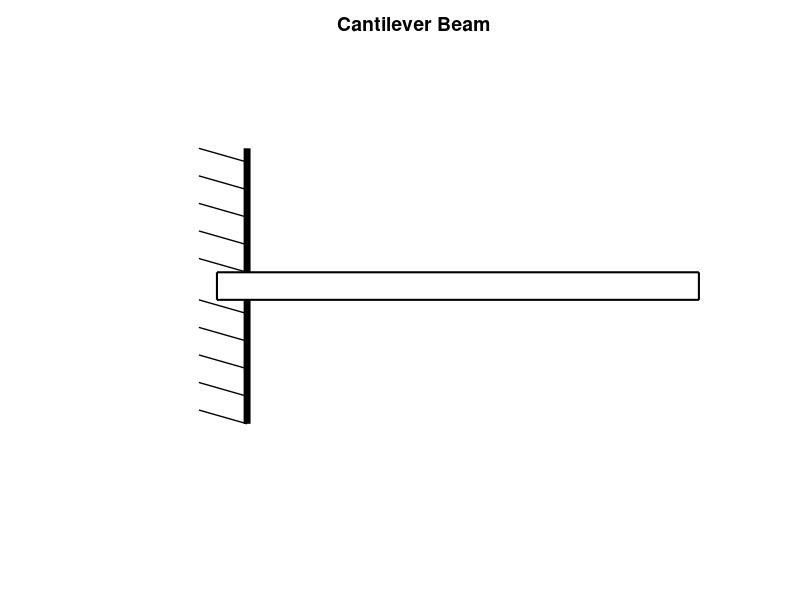

Reproduce this figure in MATLAB. (Note: this script raises an error after producing the figure.)
%Generates *.xml scripts for Moodle Embedded answers [cloze] 
%question name - Cantilver level 3
%Created by Stecia-Marie Fletcher for the project ,'Intoducing e-learning
%environments to the Biomedical Engineering Programme', supervised by Dr. Pilar 
%Garcia Souto
%UCL Department: Medical Physics and Bioengineering
%Date: 18/09/14
%version 1.0
%version 2.0: Pilar modified the equation for UDL4 as it was incorrect; (2)
%and also the way SF connects between C and D.

comb1=fopen('cantilever5.xml','w');

fprintf(comb1,'%s','<?xml version="1.0" encoding="UTF-8"?>');
fprintf(comb1,'\n%s','<quiz>');

for i=1:1:100
    
% Start Image

l=randi([15,20]);
Le=l*10;

%Plotting the beam

x1=0;
x2=Le+Le/15;

%Ploting a vertical line

a=plot([Le/15,Le/15],[-1,-0.1],'Color','black','linewidth',5);

hold on

plot([Le/15,Le/15],[1,0.1],'Color','black','linewidth',5);

%Plotting a beam

rectangle('Position',[x1,-0.1,x2,0.2],'LineWidth',1.5);

%Axis restrictions and title

axis([-Le/4 x2+10 -1.8 1.75]);

title('Cantilever Beam','FontSize',14, 'FontWeight','bold');

axis off

%Plotting the sloped lines indicating the rigidity of the vertical wall (in
%keeping with cantilever beams in notes)

for c=0.2:0.2:1
    plot([-Le/25,Le/15],[c,c-0.1],'Color','black','linewidth',1);
end

for d=-0.9:0.2:-0.1
    plot([-Le/25,Le/15],[d,d-0.1],'Color','black','linewidth',1);
end

%Plotting and labelling the reaction forces

arrow([Le/30,-1.3],[Le/30,-0.15],'LineWidth',2) %Reaction force at boundary

text(-2,-1.25,'R','Fontsize',14,'FontWeight','bold') %Label reaction force at boundary

rectangle('Position',[-Le/5,-0.15,Le/8,0.3],'Curvature',[1,1],'LineWidth',1.5); %Moment circle

arrow([-Le/9,-0.15],[-Le/9 + 1,-0.15],'LineWidth',2) %Moment arrow

text(-Le/6,0.3,'M','Fontsize',14,'FontWeight','bold') %Moment label

%Indicating the length of the beam on the plot

a1=Le/15; %Starting point of measured beam
a2=Le+Le/15; %End point of measured beam
%Measured beam does not include beam length to the left of the barrier

a3=a1+(a1+a2)/2; %Midpoint of measured beam

plot([a2,a2],[-0.1,-1.5],'Linestyle','--','linewidth',2,'Color','black');

arrow([a3,-1.5],[a1,-1.5],'LineWidth',2); %Draws l.h.s. of arrow
arrow([a3,-1.5],[a2,-1.5],'LineWidth',2); %Draws r.h.s. of arrow

L_in_m=Le/100; %length in meters

Length_label=strcat(num2str(L_in_m),'m');

a4=a1+(a1+a2)/3;

text(a4,-1.6,Length_label,'fontsize',14,'fontweight','bold');

%Indicating level

rectangle('Position',[Le-5*Le/20+5,1.5,Le/20,0.1],'Curvature',[1,1],'LineWidth',1.5,'FaceColor','y');
rectangle('Position',[Le-4*Le/20+5,1.5,Le/20,0.1],'Curvature',[1,1],'LineWidth',1.5,'FaceColor','y');
rectangle('Position',[Le-3*Le/20+5,1.5,Le/20,0.1],'Curvature',[1,1],'LineWidth',1.5,'FaceColor','y');
rectangle('Position',[Le-2*Le/20+5,1.5,Le/20,0.1],'Curvature',[1,1],'LineWidth',1.5,'FaceColor','y');
rectangle('Position',[Le-Le/20+5,1.5,Le/20,0.1],'Curvature',[1,1],'LineWidth',1.5,'FaceColor','y');

text(a3-5,1.55,'Level 5','fontsize',14,'fontweight','bold'); %Level 5 label

%Showing x direction

arrow([0,-1.75],[Le/5,-1.75],'linewidth',2);

text(Le/5+Le/40,-1.75,'x','Fontsize',14,'fontweight','bold');

%Indicating x=0 position

arrow([Le/15,1.3],[Le/15,1.05],'LineWidth',2) 

text(Le/15-Le/30,1.35,'x=0','Fontsize',12,'fontweight','bold');

%Plotting 1st distributed load

e1=randi([2,round(l/4)]);
E1=e1*10; 
yr=0.12;
hr=0.2;

Position_E1=a1+E1; %Position of ist end of distributed load

length_load=randi([4,round(l/4)]);
Length_Load=length_load*10;

Position_E2=Position_E1+Length_Load; %Position of second end of distributed load

rectangle('Position',[Position_E1,yr,Length_Load,hr],'LineWidth',2,'EdgeColor','r','FaceColor','g');

%Labelling distributed load

w=randi([15,50]);
W=w*10;
Weight_label=strcat(num2str(W),'N');

text(Position_E1+(Length_Load/3),0.2,Weight_label,'fontsize',12,'fontweight','bold');

%Plotting 2nd distributed load

e3=randi([e1+length_load+1,l-5]);
E3=e3*10;
yr2=0.12;
hr2=0.2;

Position_E3=a1+E3; %Position of 1st end of 2nd distributed load

% length_load_2=randi([4,round(l/4)]);
Length_Load_2=Le-E3;

Position_E4=Position_E3+Length_Load_2; %Position of 2nd end of 2nd distributed load

rectangle('Position',[Position_E3,yr2,Length_Load_2,hr2],'LineWidth',2,'EdgeColor','r','FaceColor','g');

%Labelling 2nd distributed load

w2=randi([15,50]);
W2=w2*10;
Weight_label_2=strcat(num2str(W2),'N');

text(Position_E3+(Length_Load_2)/3,0.2,Weight_label_2,'fontsize',12,'fontweight','bold');

%Indication of positions of the ends of the 1st distributed load w.r.t x=0

%For E1

b1=a1; %Starting point of measured position
b2=Position_E1; %End point of measured position

b3=(b1+b2)/2; %Midpoint

arrow([b3,-0.2],[b1,-0.2],'LineWidth',2); %Draws l.h.s. of arrow
arrow([b3,-0.2],[b2,-0.2],'LineWidth',2); %Draws r.h.s. of arrow

E1_in_m=E1/100; %Measured position of first end in m

E1_label=strcat(num2str(E1_in_m),'m');

b4=b1+(b1+b2)/4;

text(b4,-0.3,E1_label,'fontsize',14,'fontweight','bold');

%For E2

plot([Position_E2,Position_E2],[0.1,-0.5],'Linestyle','--','linewidth',2,'Color','black');

b1_2=a1; %Starting point of measured position
b2_2=Position_E2; %End point of measured position

b3_2=b1_2+(b1_2+b2_2)/2; %Midpoint 

arrow([b3_2,-0.5],[b1_2,-0.5],'LineWidth',2); %Draws l.h.s. of arrow
arrow([b3_2,-0.5],[b2_2,-0.5],'LineWidth',2); %Draws r.h.s. of arrow

E2_in_m=(E1+Length_Load)/100; %Measured position of second load in m 

E2_label=strcat(num2str(E2_in_m),'m');

b4_2=b1_2+(b1_2+b2_2)/3;

text(b4_2,-0.6,E2_label,'fontsize',14,'fontweight','bold');

%Indication of positions of ends of the 2nd distibuted load w.r.t. x=0

%For E3

plot([Position_E3,Position_E3],[0.1,-0.8],'Linestyle','--','linewidth',2,'Color','black');

d1=a1; %Starting point of measured position
d2=Position_E3; %End point of measured position

d3=(d1+d2)/3; %Midpoint

arrow([d3,-0.8],[d1,-0.8],'LineWidth',2); %Draws l.h.s. of arrow
arrow([d3,-0.8],[d2,-0.8],'LineWidth',2); %Draws r.h.s. of arrow

E3_in_m=E3/100; %Measured position of first end in m

E3_label=strcat(num2str(E3_in_m),'m');

d4=d1+(d1+d2)/4;

text(d4,-0.9,E3_label,'fontsize',14,'fontweight','bold');

%For E4

plot([Le/15,Le/15],[-1,-1.5],'Linestyle','--','linewidth',2,'Color','black');
plot([Position_E4,Position_E4],[0.1,-1.1],'Linestyle','--','linewidth',2,'Color','black');

d1_2=a1; %Starting point of measured position
d2_2=Position_E4; %End point of measured position

d3_2=(d1_2+d2_2)/2; %Midpoint 

E4_in_m=(E3+Length_Load_2)/100; %Measured position of second load in m 

% E4_label=strcat(num2str(E4_in_m),'m');
% 
% d4_2=d1_2+(d1_2+d2_2)/3;
% 
% text(d4_2,-1.2,E4_label,'fontsize',14,'fontweight','bold');

%Plotting point loads

%1st point load

arrow([Position_E1,0.8],[Position_E1,0.3],'LineWidth',2); %plots a point load at the start of the ist distributed load

%2nd point load

Position2=Position_E3+(Length_Load_2)/3; %2nd point load at midpoint of 2nd udl

arrow([Position2,0.8],[Position2,0.3],'LineWidth',2);

plot([Position2,Position2],[0.1,-1.1],'Linestyle','--','linewidth',2,'Color','black');

arrow([d3_2,-1.1],[d1_2,-1.1],'LineWidth',2); %Draws l.h.s. of arrow
arrow([b3_2,-1.1],[Position2,-1.1],'LineWidth',2); %Draws r.h.s. of arrow

P2_in_m=(Position2-a1)/100; %Measured position of second load in m 

P2_label=strcat(num2str(P2_in_m),'m');

d4_2=d1_2+(d1_2+d2_2)/3;

text(d4_2,-1.2,P2_label,'fontsize',14,'fontweight','bold');

%point load weights

w3=randi([10,20]);

w4=randi([10,20]);

W3=w3*10;

W4=w4*10;

W3_label=strcat(num2str(W3),'N');
W4_label=strcat(num2str(W4),'N');

text(Position_E1-Le/30,0.9,W3_label,'fontsize',14,'fontweight','bold');
text(Position2-Le/30,0.9,W4_label,'fontsize',14,'fontweight','bold');


%Plotting positions A, B, C, D, E and F

text(a1+1,0.2,'A','fontsize',14,'fontweight','bold');
text(b2-10,0.4,'B','fontsize',14,'fontweight','bold');
text(b2_2-5,0.4,'C','fontsize',14,'fontweight','bold');
text(d2,0.4,'D','fontsize',14,'fontweight','bold');
text(Position2+5,0.5,'E','fontsize',14,'fontweight','bold');
text(a2,0.4,'F','fontsize',14,'fontweight','bold');



imgname=strcat('level5_',num2str(i),'.jpg');

saveas(a,imgname);

hold off

%Calculations

%Weight of beam

Wpl=15;

W_beam=Le*15;

%New Noatation

Pb=E1_in_m; 
Pc=E2_in_m;
Pd=E3_in_m;
Pe=P2_in_m;
L=L_in_m;

U1=W3; %1st point load
U2=W; %1st dist. load
U3=W4; %2nd point load
U4=W2; %2nd dist. load
U5=W_beam; %beam

%UDLs

UDL5=U5/L;
UDL2=U2/(Pc-Pb);
UDL4=U4/(L-Pd); %Pilar changed "l" for "L". 

%Reactions
R=U1+U2+U3+U4+U5;

M=U1*Pb+U2*((Pc+Pb)/2)+U3*Pe+U4*((L+Pd)/2)+U5*(L/2);

%Shear Force (given just to the right of each point)

SFA=R;
SFB=R-U1-UDL5*Pb;
SFC=R-U1-U2-UDL5*Pc;
SFD=R-U1-U2-UDL5*Pd;
SFE=R-U1-U2-U3-UDL4*(Pe-Pd)-UDL5*Pe;
SFF=0;

%Plotting the SFD

SF=plot([0,Pb],[SFA,SFA-(SFA-SFB)/5],'Color','red','linewidth',3);

hold on

plot([Pb,Pb],[SFA-(SFA-SFB)/5,SFB],'Color','red','linewidth',3);
plot([Pb,Pc],[SFB,SFC],'Color','red','linewidth',3);
plot([Pc,Pd],[SFC,SFC-(SFC-SFD)/5],'Color','red','linewidth',3);
plot([Pd,Pe],[SFC-(SFC-SFD)/5,SFD],'Color','red','linewidth',3);
plot([Pe,Pe],[SFD,SFE],'Color','red','linewidth',3);
plot([Pe,L],[SFE,SFF],'Color','red','linewidth',3);

SFAB=SFA-(SFA-SFB)/10;
SFCD=SFC-(SFC-SFD)/10;

%Axes and titles

axis([0 L+0.1 0 R+R/5]);

title('Shear Force Diagram','FontSize',14, 'FontWeight','bold');

ylabel('Shear Force (N)','Fontsize',12,'FontWeight','bold');

xlabel('Displacement (m)','Fontsize',12,'FontWeight','bold');

hold off

shearforce=strcat('shearforce_level5_',num2str(i),'.jpg');

saveas(SF,shearforce);

%Bending moment

BMA=-M;
BMB=-M+R*Pb-UDL5*(Pb/2)*Pb;
BMC=-U3*(Pe-Pc)-U4*((L+Pd)/2-Pc)-UDL5*(L-Pc)*((L+Pc)/2-Pc);
BMD=-U3*(Pe-Pd)-U4*((L-Pd)/2)-UDL5*(((L-Pd)^2)/2);
BME=-UDL4*(((L-Pe)^2)/2)-UDL5*(((L-Pe)^2)/2);
BMF=0;

% %Plotting the bending moment diagram
% 
% %1st segment
% 
% mab=(SFAB-SFA)/Pb;
% 
% %When y=SFA, x=0
% 
% cab=SFA;
% 
% xab=(0:0.01:Pb);
% 
% %When x=Pb, y=BMB;
% 
% aab=BMA;
% 
% yab=(mab.*((xab.^2)/2))+(cab.*xab)+aab;
% 
% BM=plot(xab,yab,'linewidth',3,'Color','red');
% 
% hold on
% 
% %2nd segment
% 
% mbc=(SFB-SFAB)/(Pc-Pb);
% 
% %When y=SFB, x=Pb
% 
% cbc=SFB-(mbc*Pb);
% 
% xbc=(Pb:0.01:Pc);
% 
% %When x=PC, y=BMC;
% 
% abc=BMC-(mbc*Pc^2/2+cbc*Pc);
% 
% ybc=mbc.*(xbc.^2)/2+cbc.*xbc+abc;
% 
% plot(xbc,ybc,'linewidth',3,'Color','red');
% 
% %3rd segment
% 
% mcd=(SFCD-SFC)/(Pd-Pc);
% 
% %When y=SFC, x=Pc
% 
% ccd=SFC-(mcd*Pc);
% 
% xcd=(Pc:0.01:Pd);
% 
% %When x=Pc, y=BMC;
% 
% acd=BMC-(mcd*Pc^2/2+ccd*Pc);
% 
% ycd=mcd.*(xcd.^2)/2+ccd.*xcd+acd;
% 
% plot(xcd,ycd,'linewidth',3,'Color','red');
% 
% %4th segment
% 
% mde=(SFE-SFD)/(Pd-Pc);
% 
% %When y=SFE, x=Pe
% 
% cde=SFE-(mde*Pe);
% 
% xde=(Pd:0.01:Pe);
% 
% %When x=Pe, y=BME;
% 
% ade=BME-(mde*Pe^2/2+cde*Pe);
% 
% yde=mde.*(xde.^2)/2+cde.*xde+ade;
% 
% plot(xde,yde,'linewidth',3,'Color','red');
% 
% %5th segment
% 
% mef=(SFE-SFD)/(L-Pe);
% 
% %When y=SFF, x=L
% 
% cef=SFF-(mef*L);
% 
% xef=(Pe:0.01:L);
% 
% %When x=L, y=0;
% 
% aef=0-(mef*L^2/2+cef*L);
% 
% yef=mef.*(xef.^2)/2+cef.*xef+aef;
% 
% plot(xef,yef,'linewidth',3,'Color','red');
% 
% %Axes and titles
% 
% axis([0 L_in_m+0.1 -M 0]);
% 
% title('Bending Moment Diagram','FontSize',14, 'FontWeight','bold');
% 
% ylabel('Bending Moment (N.m)','Fontsize',12,'FontWeight','bold');
% 
% xlabel('Displacement (m)','Fontsize',12,'FontWeight','bold');
% 
% hold off
% 
% bendingmoment=strcat('bendingmoment_level1','.jpg');
% 
% saveas(BM,bendingmoment);

%Maximum BM

MaxBM=-M;
positionMax=0;

%End image

fprintf(comb1,'\n<!--question %d-->',i);
fprintf(comb1,'\n%s','<question type="cloze">');

fprintf(comb1,'\n%s','<name>');
fprintf(comb1,'\n<text>Cantilever %d Level 5</text>',i);
fprintf(comb1,'\n%s','</name>');

fprintf(comb1,'\n%s','<questiontext format="html">');
fprintf(comb1,'\n%s','<text>');
fprintf(comb1,'\n%s','<![CDATA[<p><img style="width: 625px; heght: 500px; margin-right: auto; margin-left: auto; display: block;"');
fprintf(comb1,'src="http://www.ucl.ac.uk/~rmapdpg/MoodleQuiz/Cantilever/Level_5_v2/level5_%d.jpg"',i);
fprintf(comb1,'%s','alt="Beamplot" width="30 height="30"/></p>');

fprintf(comb1,'\n%s','<p style="text-align: left;">Consider a Cantilever beam as shown in the image above.</p>');
fprintf(comb1,'\n%s','<p style="text-align: left;">The wall generates a reaction force, R, at positon A (x=0) and an anticlockwise moment, M.</p>');
fprintf(comb1,'\n%s','<p style="text-align: left;">The beam itself has a weight of 1.5kN per m.</p>');
fprintf(comb1,'\n%s','<pstyle="text-align: left;" >Using the convention that upward forces and anti-clockwise moments are positive, and the information given:');
fprintf(comb1,'\n%s','<p>a) Calculate the magnitude of the reaction force R and the moment M to the nearest whole number.');

%R and m

fprintf(comb1,'\n%s','<p style="text-align: center;" >');
fprintf(comb1,'R = {1:NUMERICAL:=%3.0f:1#Good job!~*#Sorry. Try again.} N</p>',R);
fprintf(comb1,'\n%s','<p style="text-align: center;" >');
fprintf(comb1,'M = {1:NUMERICAL:=%3.0f:1#Good job!~*#Sorry. Try again.} N.m</p>',M);

fprintf(comb1,'\n%s','<p style="text-align: left;">b) Calculate and draw the Shear Force Diagram (SFD) on paper and identify the following values:</p>');

%Calculating shear force


fprintf(comb1,'\n%s','<p style="text-align: left;">Shear Force just to the right of A.</p>');
fprintf(comb1,'\n%s','<p style="text-align: center;">');
fprintf(comb1,'{1:NUMERICAL:=%3.0f:1#Good job!~*#Sorry. Try again.} N</p>',SFA);

fprintf(comb1,'\n%s','<p style="text-align: left;">Shear Force just to the right of B.</p>');
fprintf(comb1,'\n%s','<p style="text-align: center;">');
fprintf(comb1,'{1:NUMERICAL:=%3.0f:1#Good job!~*#Sorry. Try again.} N</p>',SFB);

fprintf(comb1,'\n%s','<p style="text-align: left;">Shear Force just to the right of C.</p>');
fprintf(comb1,'\n%s','<p style="text-align: center;">');
fprintf(comb1,'{1:NUMERICAL:=%3.0f:1#Good job!~*#Sorry. Try again.} N</p>',SFC);

fprintf(comb1,'\n%s','<p style="text-align: left;">Shear Force just to the right of D.</p>');
fprintf(comb1,'\n%s','<p style="text-align: center;">');
fprintf(comb1,'{1:NUMERICAL:=%3.0f:1#Good job!~*#Sorry. Try again.} N</p>',SFD);

fprintf(comb1,'\n%s','<p style="text-align: left;">Shear Force just to the right of E.</p>');
fprintf(comb1,'\n%s','<p style="text-align: center;">');
fprintf(comb1,'{1:NUMERICAL:=%3.0f:1#Good job!~*#Sorry. Try again.} N</p>',SFE);

fprintf(comb1,'\n%s','<p style="text-align: left;">Shear Force just to the right of F.</p>');
fprintf(comb1,'\n%s','<p style="text-align: center;">');
fprintf(comb1,'{1:NUMERICAL:=%3.0f:1#Good job!~*#Sorry. Try again.} N</p>',SFF);


fprintf(comb1,'\n%s','<p style="text-align:left;">From the drop down menus below indicate how the indicated points are connected in the SFD</p>');
fprintf(comb1,'\n%s','<p>1) A and B {1:MULTICHOICE:Either a horizontal or vertical line.~A combination of horizontal and vertical lines.~=A combination of a slope and a straight line.~A curve}</p>');

fprintf(comb1,'\n%s','<p>2) B and C {1:MULTICHOICE:Either a horizontal or vertical line.~A combination of horizontal and vertical lines.~=A line with a slope.~A curve}</p>');

fprintf(comb1,'\n%s','<p>3) C and D {1:MULTICHOICE:Either a horizontal or vertical line.~=A line with a slope.~A combination of horizontal and vertical lines.~A combination of a slope and a straight line.~A curve}</p>');

fprintf(comb1,'\n%s','<p>4) D and E {1:MULTICHOICE:Either a horizontal or vertical line.~=A combination of a slope and a straight line.~A line with a slope.~A curve}</p>');

fprintf(comb1,'\n%s','<p>5) E and F {1:MULTICHOICE:Either a horizontal or vertical line.~A combination of horizontal and vertical lines.~=A line with a slope.~A curve}</p>');

%Calculating the bending moments

fprintf(comb1,'\n%s','<p style="text-align: left;">c) Calculate and draw the Bending Moment Diagram (BMD) on paper and identify the following values:</p>');

fprintf(comb1,'\n%s','<p style="text-align: left;">Bending moment at A.</p>');
fprintf(comb1,'\n%s','<p style="text-align: center;">');
fprintf(comb1,'{1:NUMERICAL:=%3.0f:1#Good job!~*#Sorry. Try again.} N.m</p>',BMA);

fprintf(comb1,'\n%s','<p style="text-align: left;">Bending Moment at B.</p>');
fprintf(comb1,'\n%s','<p style="text-align: center;">');
fprintf(comb1,'{1:NUMERICAL:=%3.0f:1#Good job!~*#Sorry. Try again.} N.m</p>',BMB);

fprintf(comb1,'\n%s','<p style="text-align: left;">Bending Moment at C.</p>');
fprintf(comb1,'\n%s','<p style="text-align: center;">');
fprintf(comb1,'{1:NUMERICAL:=%3.0f:1#Good job!~*#Sorry. Try again.} N.m</p>',BMC);

fprintf(comb1,'\n%s','<p style="text-align: left;">Bending Moment at D.</p>');
fprintf(comb1,'\n%s','<p style="text-align: center;">');
fprintf(comb1,'{1:NUMERICAL:=%3.0f:1#Good job!~*#Sorry. Try again.} N.m</p>',BMD);

fprintf(comb1,'\n%s','<p style="text-align: left;">Bending Moment at E.</p>');
fprintf(comb1,'\n%s','<p style="text-align: center;">');
fprintf(comb1,'{1:NUMERICAL:=%3.0f:1#Good job!~*#Sorry. Try again.} N.m</p>',BME);

fprintf(comb1,'\n%s','<p style="text-align: left;">Bending Moment at F.</p>');
fprintf(comb1,'\n%s','<p style="text-align: center;">');
fprintf(comb1,'{1:NUMERICAL:=%3.0f:1#Good job!~*#Sorry. Try again.} N.m</p>',BMF);

fprintf(comb1,'\n%s','<p style="text-align:left;">From the drop down menus below indicate how the indicated points are connected in the BMD</p>');
fprintf(comb1,'\n%s','<p>1) A and B {1:MULTICHOICE:Either a horizontal or vertical line.~A combination of horizontal and vertical lines.~A line with a slope.~=A curve}</p>');

fprintf(comb1,'\n%s','<p>2) B and C {1:MULTICHOICE:Either a horizontal or vertical line.~A combination of horizontal and vertical lines.~A line with a slope.~=A curve}</p>');

fprintf(comb1,'\n%s','<p>3) C and D {1:MULTICHOICE:Either a horizontal or vertical line.~A combination of horizontal and vertical lines.~A line with a slope.~=A curve}</p>');

fprintf(comb1,'\n%s','<p>4) D and E {1:MULTICHOICE:Either a horizontal or vertical line.~A combination of horizontal and vertical lines.~A line with a slope.~=A curve}</p>');

fprintf(comb1,'\n%s','<p>5) E and F {1:MULTICHOICE:Either a horizontal or vertical line.~A combination of horizontal and vertical lines.~A line with a slope.~=A curve}</p>]]>');



fprintf(comb1,'\n%s','</text>');
fprintf(comb1,'\n%s','</questiontext>');



% <generalfeedback format="html">
% <text>
% <![CDATA[<p>-----General Feedback----</p>]]>
% </text>
% </generalfeedback.

fprintf(comb1,'\n%s','<generalfeedback format="html">');
fprintf(comb1,'\n%s','<text>');
fprintf(comb1,'\n%s','<![CDATA[<p><img style="width: 625px; heght: 500px; margin-right: auto; margin-left: auto; display: block;"');

fprintf(comb1,'src="http://www.ucl.ac.uk/~rmapdpg/MoodleQuiz/Cantilever/Level_5_v2/shearforce_level5_%d.jpg"',i);
fprintf(comb1,'%s','alt="Beamplot" width="30 height="30"/></p>');

fprintf(comb1,'\n%s','<p style="text-align: left;">Your Shear Force Diagram should look like the image shown above.</p>');
fprintf(comb1,'\n%s','<p style="text-align: left;">Note that the portions that would usually be horizontal are now sloped as we have taken the weight of the beam into account.</p>');
fprintf(comb1,'\n%s','<p style="text-align: left;">However, the slope is negligible,so the weight of the beam is usually ignored.</p>');

fprintf(comb1,'\n%s','<p style="text-align: left;">Your Bending Moment Diagram is the integral of the SFD</p>]]>');

fprintf(comb1,'\n%s','</text>');
fprintf(comb1,'\n%s','</generalfeedback>');



fprintf(comb1,'\n%s','<penalty>0</penalty>');
fprintf(comb1,'\n%s','<hidden>0</hidden>');





fprintf(comb1,'\n%s','</question>');
end 
fprintf(comb1,'\n%s','</quiz>');
